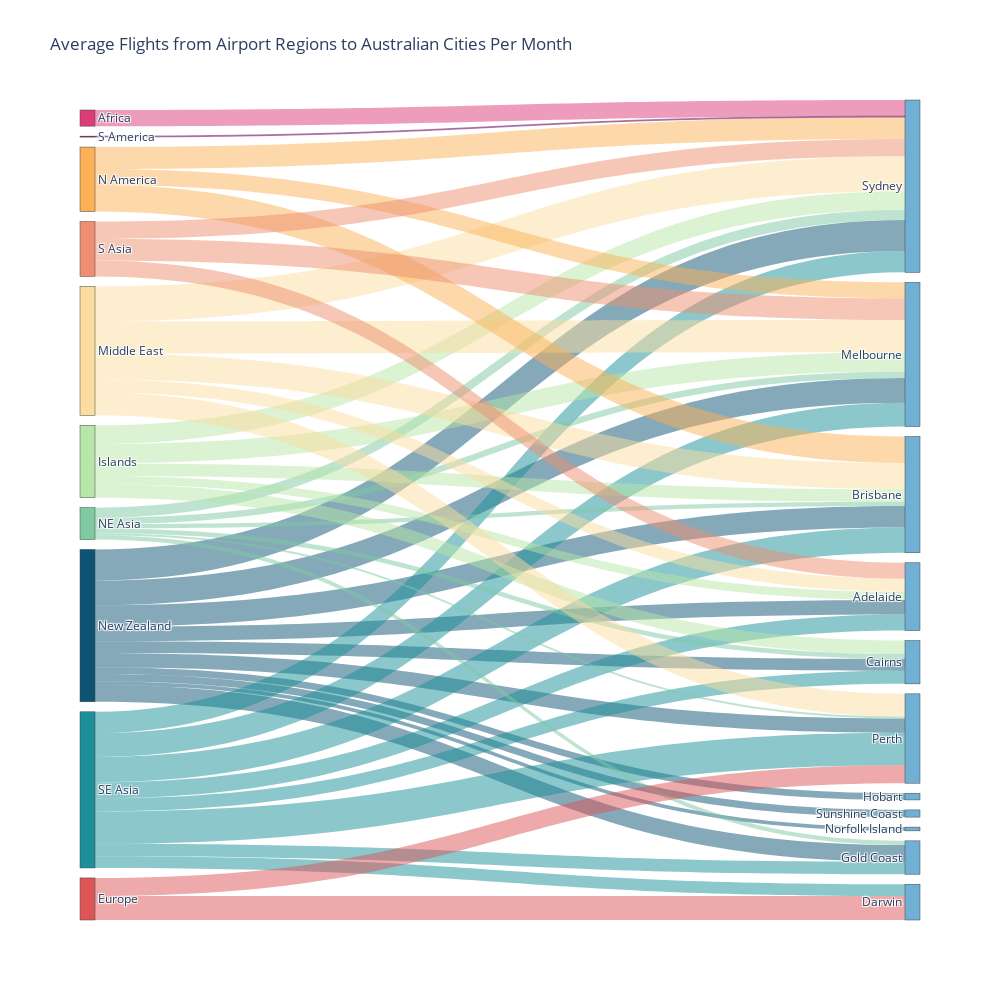

This figure's notebook cell:
### Markdown cell above
## Route Analysis With Sankey Diagram

### Code cell
route_data = df[df['year'] == 2022].groupby(['port_region', 'australian_city']).agg({'all_flights': 'mean'}).reset_index()

route_data['port_region'] = pd.Categorical(route_data['port_region'], route_data['port_region'].value_counts().index.to_list())
route_data['australian_city'] = pd.Categorical(route_data['australian_city'], route_data['australian_city'].value_counts().index.to_list())
route_data.sort_values(['port_region', 'australian_city'], inplace = True)
route_data = route_data.reset_index(drop=True)

port_regions = route_data['port_region'].unique().tolist()
australian_cities = route_data['australian_city'].unique().tolist()

region_to_index = {region: i for i, region in enumerate(port_regions)}
city_to_index = {city: i + len(port_regions) for i, city in enumerate(australian_cities)}

sources = [region_to_index[row['port_region']] for _, row in route_data.iterrows()]
targets = [city_to_index[row['australian_city']] for _, row in route_data.iterrows()]
values = route_data['all_flights'].tolist()

def hex_to_rgba(hex_color, opacity):
    hex_color = hex_color.lstrip('#')
    return f'rgba({int(hex_color[0:2], 16)}, {int(hex_color[2:4], 16)}, {int(hex_color[4:6], 16)}, {opacity})'

node_color_list = color_palette + ["#70B0D4"] * len(city_to_index)
link_colors = [hex_to_rgba(node_color_list[source], 0.5) for source in sources]

labels = port_regions + australian_cities

fig = go.Figure(data=[go.Sankey(
    node=dict(
        pad=10,
        thickness=15,
        line=dict(width=0.5),
        label=labels,
        color=node_color_list
    ),
    link=dict(
        source=sources,
        target=targets,
        value=values,
        color=link_colors
    )
)])

fig.update_layout(
    title_text="Average Flights from Airport Regions to Australian Cities Per Month",
    width = 1000,
    height = 1000
)

fig.show()

### Figure 1 — Plotly figure (JSON) as saved in the notebook; plotly's stock layout.template omitted (floating-point values rounded to 4 significant figures)
{"data": [{"link": {"color": ["rgba(13, 84, 116, 0.5)", "rgba(13, 84, 116, 0.5)", "rgba(13, 84, 116, 0.5)", "rgba(13, 84, 116, 0.5)", "rgba(13, 84, 116, 0.5)", "rgba(13, 84, 116, 0.5)", "rgba(13, 84, 116, 0.5)", "rgba(13, 84, 116, 0.5)", "rgba(13, 84, 116, 0.5)", "rgba(13, 84, 116, 0.5)", "rgba(27, 144, 153, 0.5)", "rgba(27, 144, 153, 0.5)", "rgba(27, 144, 153, 0.5)", "rgba(27, 144, 153, 0.5)", "rgba(27, 144, 153, 0.5)", "rgba(27, 144, 153, 0.5)", "rgba(27, 144, 153, 0.5)", "rgba(27, 144, 153, 0.5)", "rgba(127, 202, 163, 0.5)", "rgba(127, 202, 163, 0.5)", "rgba(127, 202, 163, 0.5)", "rgba(127, 202, 163, 0.5)", "rgba(127, 202, 163, 0.5)", "rgba(127, 202, 163, 0.5)", "rgba(184, 230, 168, 0.5)", "rgba(184, 230, 168, 0.5)", "rgba(184, 230, 168, 0.5)", "rgba(184, 230, 168, 0.5)", "rgba(184, 230, 168, 0.5)", "rgba(251, 221, 159, 0.5)", "rgba(251, 221, 159, 0.5)", "rgba(251, 221, 159, 0.5)", "rgba(251, 221, 159, 0.5)", "rgba(251, 221, 159, 0.5)", "rgba(252, 177, 86, 0.5)", "rgba(252, 177, 86, 0.5)", "rgba(252, 177, 86, 0.5)", "rgba(238, 143, 113, 0.5)", "rgba(238, 143, 113, 0.5)", "rgba(238, 143, 113, 0.5)", "rgba(222, 85, 86, 0.5)", "rgba(222, 85, 86, 0.5)", "rgba(219, 61, 120, 0.5)", "rgba(122, 34, 110, 0.5)"], "source": [0, 0, 0, 0, 0, 0, 0, 0, 0, 0, 1, 1, 1, 1, 1, 1, 1, 1, 2, 2, 2, 2, 2, 2, 3, 3, 3, 3, 3, 4, 4, 4, 4, 4, 5, 5, 5, 6, 6, 6, 7, 7, 8, 9], "target": [10, 11, 12, 13, 14, 15, 16, 17, 18, 19, 10, 11, 12, 13, 14, 15, 16, 20, 10, 11, 12, 13, 15, 16, 10, 11, 12, 14, 15, 10, 11, 12, 13, 14, 10, 11, 12, 10, 11, 14, 13, 20, 10, 10], "value": [33.07, 26.49, 22.87, 15.17, 15.39, 12.67, 18.02, 7.167, 4, 7.667, 22.72, 25.38, 26.99, 34.54, 17.24, 14, 13.12, 12.57, 10.89, 6.811, 4.478, 2.077, 5.25, 4.444, 19.95, 20.69, 13.4, 8.833, 14.27, 37.26, 34.24, 27.92, 24.25, 13.85, 23.42, 17.07, 28.33, 18.35, 23.1, 17, 19.28, 25.59, 17.22, 1]}, "node": {"color": ["#0D5474", "#1B9099", "#7FCAA3", "#B8E6A8", "#FBDD9F", "#FCB156", "#EE8F71", "#DE5556", "#DB3D78", "#7A226E", "#70B0D4", "#70B0D4", "#70B0D4", "#70B0D4", "#70B0D4", "#70B0D4", "#70B0D4", "#70B0D4", "#70B0D4", "#70B0D4", "#70B0D4"], "label": ["New Zealand", "SE Asia", "NE Asia", "Islands", "Middle East", "N America", "S Asia", "Europe", "Africa", "S America", "Sydney", "Melbourne", "Brisbane", "Perth", "Adelaide", "Cairns", "Gold Coast", "Hobart", "Norfolk Island", "Sunshine Coast", "Darwin"], "line": {"width": 0.5}, "pad": 10, "thickness": 15}, "type": "sankey"}], "layout": {"height": 1000, "title": {"text": "Average Flights from Airport Regions to Australian Cities Per Month"}, "width": 1000}}
